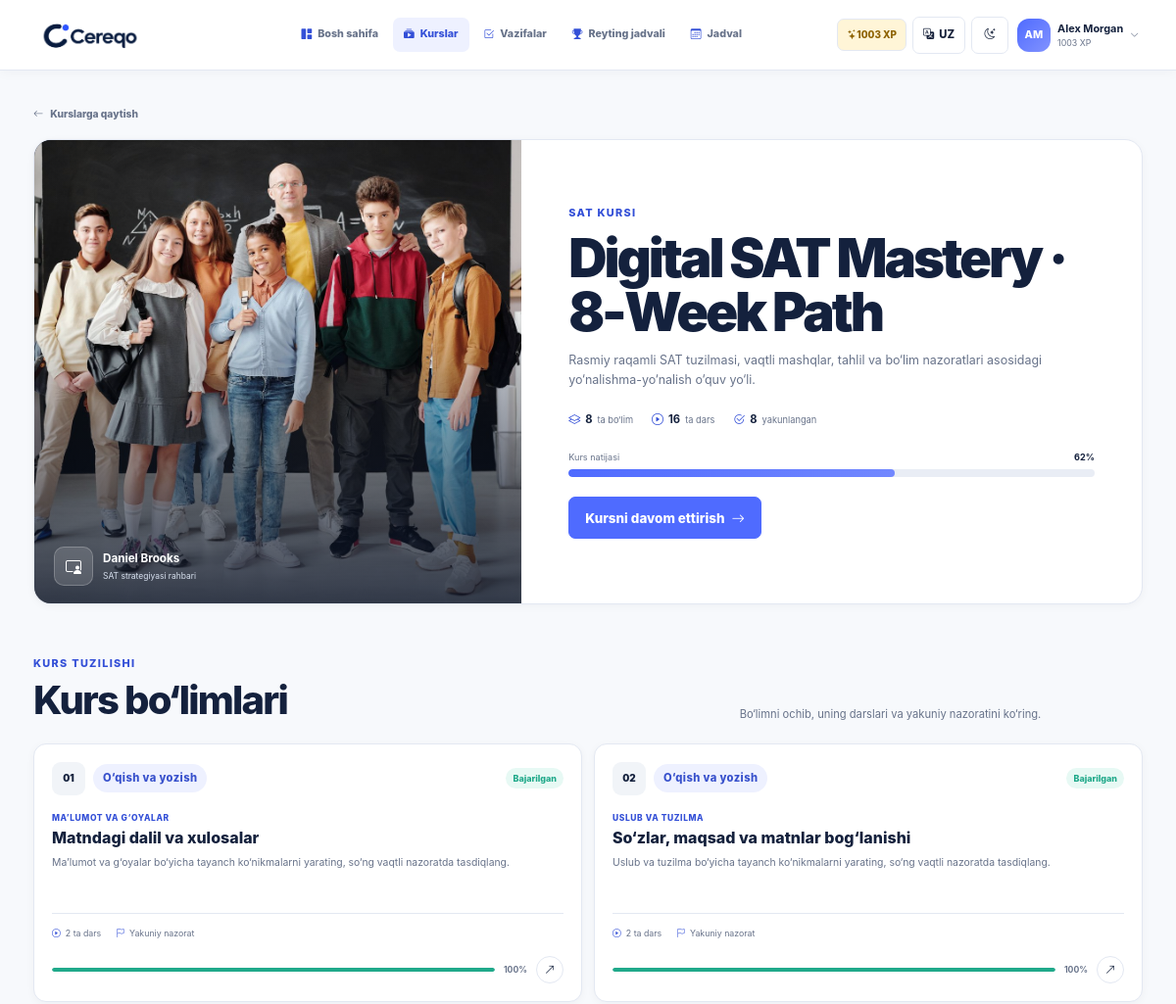
/courses/1/ (signed in, upper part), run on an earlier commit of the app's database.
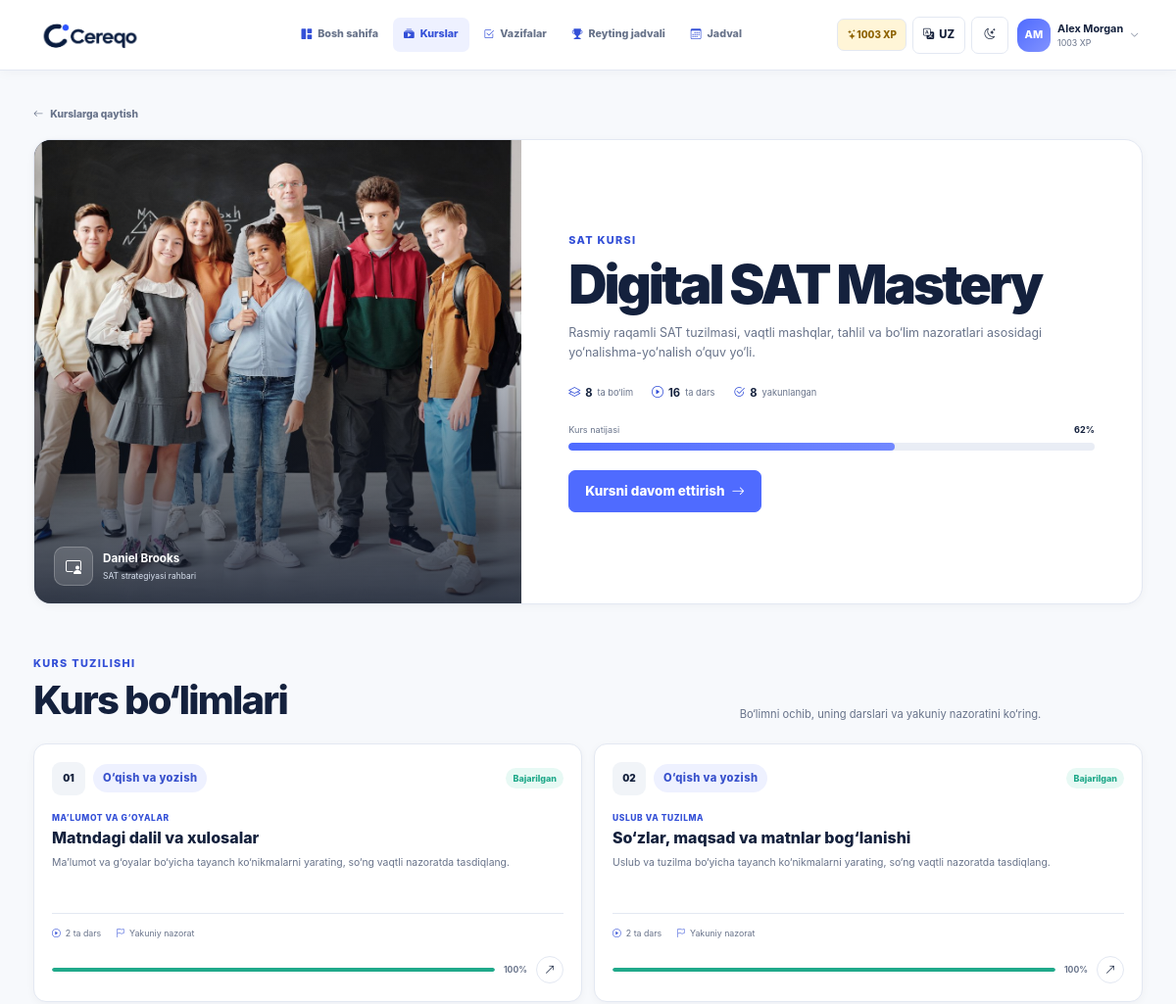
And on a later commit of the database.
### learning/models.py (models this page shows, shortened)
class Course(models.Model):
    title = models.CharField(max_length=160)
    code = models.SlugField(max_length=60, unique=True)
    description = models.TextField()
    instructor_name = models.CharField(max_length=100, default="Cereqo mentor")
    instructor_role = models.CharField(max_length=100, default="SAT mentor")
    cover_image = models.CharField(
        max_length=255,
        default="cereqo/img/mentors/cereqo-classroom.jpg",
    )
    start_date = models.DateField()
    end_date = models.DateField()
    target_score = models.PositiveSmallIntegerField(default=1400)
    is_active = models.BooleanField(default=True)
    class Meta:
        ordering = ["-is_active", "start_date", "id"]
    @property
    def progress_percent(self):
        lessons = Lesson.objects.filter(section__course=self)
        total = lessons.count()
        return round(sum(lessons.values_list("progress_percent", flat=True)) / total) if total else 0

### learning/views.py (the view)
# urls.py: path("courses/<int:course_id>/", views.course_detail, name="course_detail"),
@login_required
def course_detail(request, course_id):
    student = _student(request)
    course = get_object_or_404(Course, pk=course_id)
    section_cards = _course_section_cards(course, student)
    course_lessons = Lesson.objects.filter(section__course=course)
    next_lesson = (
        course_lessons.filter(scheduled_date__gte=timezone.localdate())
        .order_by("scheduled_date", "sort_order")
        .first()
        or course_lessons.last()
    )
    return render(
        request,
        "learning/course_overview.html",
        {
            "active_nav": "learn",
            "course": course,
            "section_cards": section_cards,
            "next_lesson": next_lesson,
            "course_progress": course.progress_percent,
            "total_lessons": course_lessons.count(),
            "completed_lessons": course_lessons.filter(progress_percent=100).count(),
        },
    )

### learning/context_processors.py (called while the page is built)
def demo_shell(request):
    student = student_for_user(request.user)
    return {"demo_student": student}

### learning/models.py (called while the page is built)
    @property
    def progress_percent(self):
        lessons = self.lessons.all()
        total = lessons.count()
        return round(sum(lessons.values_list("progress_percent", flat=True)) / total) if total else 0

    def status_for(self, student):
        today = timezone.localdate()
        if self.start_date <= today <= self.end_date:
            return "current"
        if self.start_date > today:
            return "upcoming"
        checkpoint = getattr(self, "checkpoint", None)
        if checkpoint and checkpoint.status_for(student) == "completed":
            return "completed"
        if self.end_date < today:
            return "needs_attention"
        return "current"

    def submission_for(self, student):
        return self.submissions.filter(student=student).first()

### learning/views.py (called while the page is built)
def _student(request):
    return student_for_user(request.user)

### templates/learning/course_overview.html (shortened to what this page needs)
{% extends 'base.html' %}{% load static i18n %}
{% block content %}
<a class="course-overview-back" href="{% url 'learning:learn' %}"><i class="bi bi-arrow-left"></i>{% translate "Back to courses" %}</a>
<section class="course-overview-hero">
  <div class="course-overview-media">
    <img src="{% static course.cover_image %}" alt="{% blocktranslate with teacher=course.instructor_name %}{{ teacher }} teaching the course{% endblocktranslate %}">
    <div class="course-overview-shade"></div>
    <div class="course-overview-instructor">
      <span><i class="bi bi-person-video3"></i></span>
      <div><strong>{% translate course.instructor_name %}</strong><small>{% translate course.instructor_role %}</small></div>
    </div>
  </div>
  <div class="course-overview-copy">
    <p class="eyebrow">{% translate "SAT course" %}</p>
    <h1>{% translate course.title %}</h1>
    <p class="course-overview-description">{% translate course.description %}</p>
    <div class="course-overview-facts">
      <span><i class="bi bi-layers"></i><strong>{{ section_cards|length }}</strong>{% translate "sections" %}</span>
      <span><i class="bi bi-play-circle"></i><strong>{{ total_lessons }}</strong>{% translate "lessons" %}</span>
      <span><i class="bi bi-check2-circle"></i><strong>{{ completed_lessons }}</strong>{% translate "completed" %}</span>
    </div>
    <div class="course-overview-progress">
      <div><span>{% translate "Course progress" %}</span><strong>{{ course_progress }}%</strong></div>
      <div class="progress app-progress"><div class="progress-bar" style="width:{{ course_progress }}%"></div></div>
    </div>
    {% if next_lesson %}<a class="btn btn-primary app-btn course-overview-cta" href="{% url 'learning:lesson_detail' next_lesson.id %}">{% translate "Continue course" %}<i class="bi bi-arrow-right"></i></a>{% endif %}
  </div>
</section>
<section class="course-section-overview" aria-labelledby="course-sections-title">
  <div class="course-section-overview-heading">
    <div><p class="eyebrow">{% translate "Course structure" %}</p><h2 id="course-sections-title">{% translate "Course sections" %}</h2></div>
    <p>{% translate "Open a section to see its lessons and final checkpoint." %}</p>
  </div>
  <div class="course-section-grid">
    {% for card in section_cards %}
    <a class="course-section-tile section-state-{{ card.status }}" href="{% url 'learning:section_detail' card.section.id %}">
      <div class="course-section-tile-top">
        <span class="course-section-number">{{ card.section.order|stringformat:'02d' }}</span>
        <span class="subject-chip subject-{{ card.section.subject }}">{% translate card.section.get_subject_display %}</span>
        <span class="section-status status-{{ card.status }}">{% if card.status == 'completed' %}{% translate "Completed" %}{% elif card.status == 'current' %}{% translate "In focus" %}{% elif card.status == 'needs_attention' %}{% translate "Needs review" %}{% else %}{% translate "Upcoming" %}{% endif %}</span>
      </div>
      <p class="course-section-domain">{% translate card.section.domain %}</p>
      <h3>{% translate card.section.title %}</h3>
      <p class="course-section-summary">{% translate card.section.description %}</p>
      <div class="course-section-tile-meta">
        <span><i class="bi bi-play-circle"></i>{% blocktranslate with total=card.lessons|length %}{{ total }} lessons{% endblocktranslate %}</span>
        {% if card.checkpoint %}<span><i class="bi bi-flag"></i>{% translate "Final checkpoint" %}</span>{% endif %}
      </div>
      <div class="course-section-tile-footer">
        <div><span style="width:{{ card.progress }}%"></span></div>
        <strong>{{ card.progress }}%</strong>
        <i class="bi bi-arrow-up-right"></i>
      </div>
    </a>
    {% endfor %}
  </div>
</section>
{% endblock %}

What changed in the data, as far as the page shows it:
changed Course "Daniel Brooks": title "Digital SAT Mastery · 8-Week Path" → "Digital SAT Mastery"
